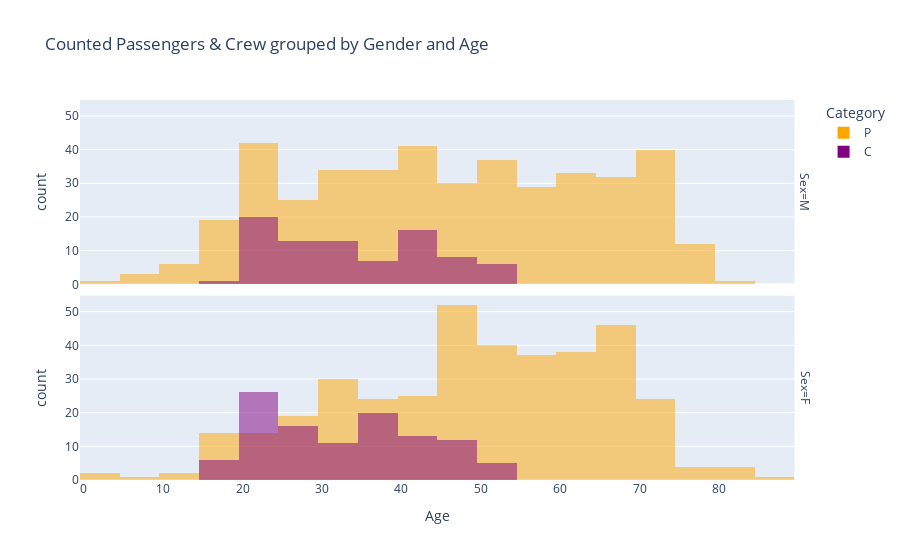

The notebook cell saved with this chart:
### Code cell
age_hist = px.histogram(df,
                        x='Age',
                        color='Category',
                        height=650,
                        barmode='overlay',
                        facet_row='Sex',
                        color_discrete_sequence=['orange', 'purple'],
                        title='Counted Passengers & Crew grouped by Gender and Age'
                       )

age_hist

### Figure 1 — Plotly figure (JSON) as saved in the notebook; plotly's stock layout.template omitted (floating-point values rounded to 4 significant figures; data arrays with more than 128 entries replaced by an {"elided": "..."} marker saying what was removed)
{"data": [{"alignmentgroup": "True", "bingroup": "x", "hovertemplate": "Category=P<br>Sex=M<br>Age=%{x}<br>count=%{y}<extra></extra>", "legendgroup": "P", "marker": {"color": "orange", "opacity": 0.5, "pattern": {"shape": ""}}, "name": "P", "offsetgroup": "P", "orientation": "v", "showlegend": true, "type": "histogram", "x": {"elided": "419 int values"}, "xaxis": "x2", "yaxis": "y2"}, {"alignmentgroup": "True", "bingroup": "x", "hovertemplate": "Category=P<br>Sex=F<br>Age=%{x}<br>count=%{y}<extra></extra>", "legendgroup": "P", "marker": {"color": "orange", "opacity": 0.5, "pattern": {"shape": ""}}, "name": "P", "offsetgroup": "P", "orientation": "v", "showlegend": false, "type": "histogram", "x": {"elided": "377 int values"}, "xaxis": "x", "yaxis": "y"}, {"alignmentgroup": "True", "bingroup": "x", "hovertemplate": "Category=C<br>Sex=M<br>Age=%{x}<br>count=%{y}<extra></extra>", "legendgroup": "C", "marker": {"color": "purple", "opacity": 0.5, "pattern": {"shape": ""}}, "name": "C", "offsetgroup": "C", "orientation": "v", "showlegend": true, "type": "histogram", "x": [53, 30, 40, 32, 33, 40, 45, 42, 35, 43, 21, 49, 22, 30, 46, 43, 31, 30, 21, 29, 31, 26, 37, 32, 28, 43, 36, 47, 24, 22, 52, 44, 29, 25, 23, 23, 26, 42, 23, 47, 24, 24, 18, 39, 41, 27, 32, 37, 45, 21, 26, 43, 54, 54, 21, 20, 34, 43, 45, 25, 30, 38, 24, 51, 40, 51, 22, 28, 27, 38, 30, 42, 43, 47, 24, 43, 21, 20, 20, 43, 29, 34, 26, 24], "xaxis": "x2", "yaxis": "y2"}, {"alignmentgroup": "True", "bingroup": "x", "hovertemplate": "Category=C<br>Sex=F<br>Age=%{x}<br>count=%{y}<extra></extra>", "legendgroup": "C", "marker": {"color": "purple", "opacity": 0.5, "pattern": {"shape": ""}}, "name": "C", "offsetgroup": "C", "orientation": "v", "showlegend": false, "type": "histogram", "x": [22, 21, 36, 23, 38, 52, 43, 27, 45, 29, 26, 33, 48, 26, 42, 47, 39, 16, 44, 39, 23, 21, 30, 37, 30, 20, 36, 48, 44, 40, 23, 20, 35, 21, 23, 36, 43, 41, 42, 21, 24, 36, 29, 30, 44, 18, 27, 39, 31, 16, 22, 34, 22, 32, 23, 22, 23, 38, 50, 38, 25, 39, 41, 25, 30, 19, 33, 31, 45, 28, 37, 27, 33, 25, 42, 52, 46, 38, 44, 47, 41, 19, 22, 19, 21, 25, 36, 35, 20, 45, 25, 25, 29, 28, 45, 53, 35, 47, 39, 23, 37, 51, 21, 49, 21, 24, 24, 23, 48], "xaxis": "x", "yaxis": "y"}], "layout": {"annotations": [{"font": {}, "showarrow": false, "text": "Sex=F", "textangle": 90, "x": 0.98, "xanchor": "left", "xref": "paper", "y": 0.2425, "yanchor": "middle", "yref": "paper"}, {"font": {}, "showarrow": false, "text": "Sex=M", "textangle": 90, "x": 0.98, "xanchor": "left", "xref": "paper", "y": 0.7575, "yanchor": "middle", "yref": "paper"}], "autosize": true, "barmode": "overlay", "legend": {"title": {"text": "Category"}, "tracegroupgap": 0}, "title": {"text": "Counted Passengers & Crew grouped by Gender and Age"}, "xaxis": {"anchor": "y", "autorange": true, "domain": [0, 0.98], "range": [-0.5, 89.5], "title": {"text": "Age"}, "type": "linear"}, "xaxis2": {"anchor": "y2", "autorange": true, "domain": [0, 0.98], "matches": "x", "range": [-0.5, 89.5], "showticklabels": false, "type": "linear"}, "yaxis": {"anchor": "x", "autorange": true, "domain": [0, 0.485], "range": [0, 54.74], "title": {"text": "count"}}, "yaxis2": {"anchor": "x2", "autorange": true, "domain": [0.515, 1], "matches": "y", "range": [0, 54.74], "title": {"text": "count"}}}}
